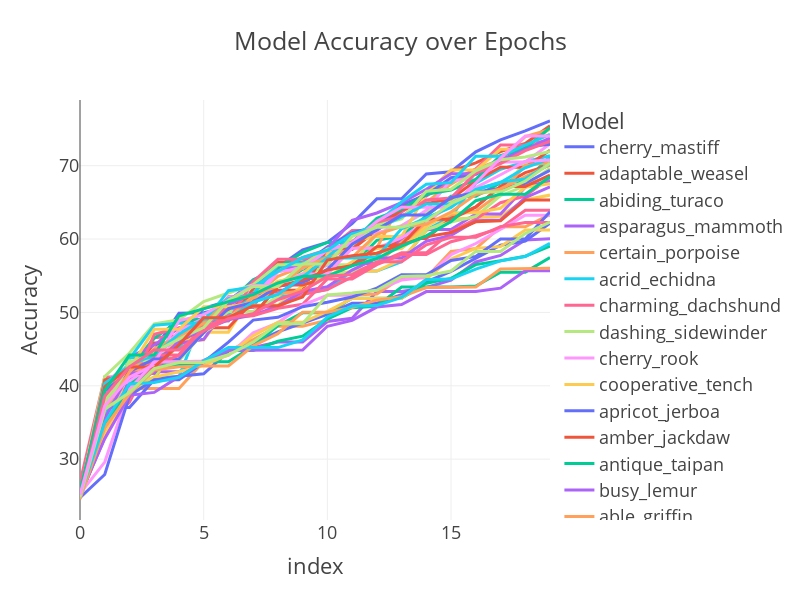

This figure's notebook cell:
### Code cell
epochs_data=train_data_cum.sort_values("best_acc",ascending= False).iloc[:,:20].T.reset_index(drop=True).reset_index().melt(id_vars='index', var_name='Model', value_name='Accuracy')

import plotly.express as px
fig = px.line(epochs_data, x='index', y='Accuracy', color='Model', title='Model Accuracy over Epochs')
fig.update_layout(height=600, width=800, template="presentation")
fig

### Figure 1 — Plotly figure (JSON) as saved in the notebook; plotly's stock layout.template omitted (floating-point values rounded to 4 significant figures)
{"data": [{"hovertemplate": "Model=cherry_mastiff<br>index=%{x}<br>Accuracy=%{y}<extra></extra>", "legendgroup": "cherry_mastiff", "line": {"color": "#636efa", "dash": "solid"}, "marker": {"symbol": "circle"}, "mode": "lines", "name": "cherry_mastiff", "orientation": "v", "showlegend": true, "type": "scatter", "x": [0, 1, 2, 3, 4, 5, 6, 7, 8, 9, 10, 11, 12, 13, 14, 15, 16, 17, 18, 19], "xaxis": "x", "y": [25.32, 34.78, 38.4, 44.87, 49.89, 49.97, 50.72, 50.72, 56.18, 58.53, 59.55, 62.09, 65.48, 65.48, 68.87, 69.17, 71.89, 73.52, 74.74, 76.09], "yaxis": "y"}, {"hovertemplate": "Model=adaptable_weasel<br>index=%{x}<br>Accuracy=%{y}<extra></extra>", "legendgroup": "adaptable_weasel", "line": {"color": "#EF553B", "dash": "solid"}, "marker": {"symbol": "circle"}, "mode": "lines", "name": "adaptable_weasel", "orientation": "v", "showlegend": true, "type": "scatter", "x": [0, 1, 2, 3, 4, 5, 6, 7, 8, 9, 10, 11, 12, 13, 14, 15, 16, 17, 18, 19], "xaxis": "x", "y": [24.76, 40.39, 41.26, 45.83, 45.83, 48.85, 48.85, 53.18, 56.82, 56.82, 58.58, 58.58, 61.23, 64.26, 66.24, 69.26, 70.39, 71.93, 73.02, 75.43], "yaxis": "y"}, {"hovertemplate": "Model=abiding_turaco<br>index=%{x}<br>Accuracy=%{y}<extra></extra>", "legendgroup": "abiding_turaco", "line": {"color": "#00cc96", "dash": "solid"}, "marker": {"symbol": "circle"}, "mode": "lines", "name": "abiding_turaco", "orientation": "v", "showlegend": true, "type": "scatter", "x": [0, 1, 2, 3, 4, 5, 6, 7, 8, 9, 10, 11, 12, 13, 14, 15, 16, 17, 18, 19], "xaxis": "x", "y": [25.65, 38.59, 41.29, 43.52, 43.52, 47.83, 49.6, 49.6, 53.6, 55.89, 56.39, 56.39, 59.83, 60.43, 63.14, 65.82, 65.82, 67.64, 67.91, 71.21], "yaxis": "y"}, {"hovertemplate": "Model=asparagus_mammoth<br>index=%{x}<br>Accuracy=%{y}<extra></extra>", "legendgroup": "asparagus_mammoth", "line": {"color": "#ab63fa", "dash": "solid"}, "marker": {"symbol": "circle"}, "mode": "lines", "name": "asparagus_mammoth", "orientation": "v", "showlegend": true, "type": "scatter", "x": [0, 1, 2, 3, 4, 5, 6, 7, 8, 9, 10, 11, 12, 13, 14, 15, 16, 17, 18, 19], "xaxis": "x", "y": [24.88, 33.47, 39.63, 41.93, 41.93, 43.43, 44.97, 45.21, 45.98, 45.98, 48.76, 49.2, 52.85, 52.85, 53.4, 54.41, 56.88, 57.77, 59.87, 60.05], "yaxis": "y"}, {"hovertemplate": "Model=certain_porpoise<br>index=%{x}<br>Accuracy=%{y}<extra></extra>", "legendgroup": "certain_porpoise", "line": {"color": "#FFA15A", "dash": "solid"}, "marker": {"symbol": "circle"}, "mode": "lines", "name": "certain_porpoise", "orientation": "v", "showlegend": true, "type": "scatter", "x": [0, 1, 2, 3, 4, 5, 6, 7, 8, 9, 10, 11, 12, 13, 14, 15, 16, 17, 18, 19], "xaxis": "x", "y": [25.21, 35.38, 40.84, 40.84, 46.39, 48.52, 50.06, 52.09, 54.93, 56.26, 57.45, 58.81, 58.81, 65.01, 65.01, 67.49, 69.55, 70.78, 73.96, 74.95], "yaxis": "y"}, {"hovertemplate": "Model=acrid_echidna<br>index=%{x}<br>Accuracy=%{y}<extra></extra>", "legendgroup": "acrid_echidna", "line": {"color": "#19d3f3", "dash": "solid"}, "marker": {"symbol": "circle"}, "mode": "lines", "name": "acrid_echidna", "orientation": "v", "showlegend": true, "type": "scatter", "x": [0, 1, 2, 3, 4, 5, 6, 7, 8, 9, 10, 11, 12, 13, 14, 15, 16, 17, 18, 19], "xaxis": "x", "y": [24.76, 38.91, 38.91, 41.21, 41.21, 49.83, 49.83, 52.15, 52.15, 52.49, 53.13, 55.64, 55.64, 56.91, 61.24, 63.02, 67.63, 69.51, 70.53, 71.35], "yaxis": "y"}, {"hovertemplate": "Model=charming_dachshund<br>index=%{x}<br>Accuracy=%{y}<extra></extra>", "legendgroup": "charming_dachshund", "line": {"color": "#FF6692", "dash": "solid"}, "marker": {"symbol": "circle"}, "mode": "lines", "name": "charming_dachshund", "orientation": "v", "showlegend": true, "type": "scatter", "x": [0, 1, 2, 3, 4, 5, 6, 7, 8, 9, 10, 11, 12, 13, 14, 15, 16, 17, 18, 19], "xaxis": "x", "y": [26.81, 41.21, 41.21, 46.53, 46.84, 48.14, 52.13, 52.13, 56.04, 57.49, 58.56, 61.15, 61.15, 63.68, 65.87, 67.89, 69.53, 72.83, 72.83, 73.49], "yaxis": "y"}, {"hovertemplate": "Model=dashing_sidewinder<br>index=%{x}<br>Accuracy=%{y}<extra></extra>", "legendgroup": "dashing_sidewinder", "line": {"color": "#B6E880", "dash": "solid"}, "marker": {"symbol": "circle"}, "mode": "lines", "name": "dashing_sidewinder", "orientation": "v", "showlegend": true, "type": "scatter", "x": [0, 1, 2, 3, 4, 5, 6, 7, 8, 9, 10, 11, 12, 13, 14, 15, 16, 17, 18, 19], "xaxis": "x", "y": [24.76, 38.23, 40.43, 41.15, 45.93, 47.67, 50.13, 50.13, 52.17, 54.75, 56.5, 56.5, 60.73, 61.83, 63.73, 65.21, 66.39, 66.65, 70.38, 70.38], "yaxis": "y"}, {"hovertemplate": "Model=cherry_rook<br>index=%{x}<br>Accuracy=%{y}<extra></extra>", "legendgroup": "cherry_rook", "line": {"color": "#FF97FF", "dash": "solid"}, "marker": {"symbol": "circle"}, "mode": "lines", "name": "cherry_rook", "orientation": "v", "showlegend": true, "type": "scatter", "x": [0, 1, 2, 3, 4, 5, 6, 7, 8, 9, 10, 11, 12, 13, 14, 15, 16, 17, 18, 19], "xaxis": "x", "y": [24.94, 40.52, 42.85, 42.85, 46.59, 47.67, 52.05, 52.4, 55.53, 56.38, 56.38, 60.84, 60.84, 61.77, 63.93, 68.06, 68.06, 70.51, 70.51, 72.96], "yaxis": "y"}, {"hovertemplate": "Model=cooperative_tench<br>index=%{x}<br>Accuracy=%{y}<extra></extra>", "legendgroup": "cooperative_tench", "line": {"color": "#FECB52", "dash": "solid"}, "marker": {"symbol": "circle"}, "mode": "lines", "name": "cooperative_tench", "orientation": "v", "showlegend": true, "type": "scatter", "x": [0, 1, 2, 3, 4, 5, 6, 7, 8, 9, 10, 11, 12, 13, 14, 15, 16, 17, 18, 19], "xaxis": "x", "y": [25.4, 39.16, 39.16, 45.07, 46.27, 47.31, 47.31, 52.61, 54.17, 55.29, 58.08, 59.77, 60.35, 60.35, 66.13, 69.4, 69.4, 72.23, 72.23, 75.08], "yaxis": "y"}, {"hovertemplate": "Model=apricot_jerboa<br>index=%{x}<br>Accuracy=%{y}<extra></extra>", "legendgroup": "apricot_jerboa", "line": {"color": "#636efa", "dash": "solid"}, "marker": {"symbol": "circle"}, "mode": "lines", "name": "apricot_jerboa", "orientation": "v", "showlegend": true, "type": "scatter", "x": [0, 1, 2, 3, 4, 5, 6, 7, 8, 9, 10, 11, 12, 13, 14, 15, 16, 17, 18, 19], "xaxis": "x", "y": [25.66, 37.21, 41.82, 44.13, 46.69, 50.56, 51.55, 54.15, 56.45, 56.45, 58.92, 60.87, 61.69, 64.7, 65.99, 68.38, 68.83, 70.58, 72.55, 72.91], "yaxis": "y"}, {"hovertemplate": "Model=amber_jackdaw<br>index=%{x}<br>Accuracy=%{y}<extra></extra>", "legendgroup": "amber_jackdaw", "line": {"color": "#EF553B", "dash": "solid"}, "marker": {"symbol": "circle"}, "mode": "lines", "name": "amber_jackdaw", "orientation": "v", "showlegend": true, "type": "scatter", "x": [0, 1, 2, 3, 4, 5, 6, 7, 8, 9, 10, 11, 12, 13, 14, 15, 16, 17, 18, 19], "xaxis": "x", "y": [25.21, 37.87, 42.21, 42.21, 45.84, 48.91, 50.41, 52.55, 53.02, 53.02, 58.75, 58.75, 61.56, 63.97, 64.83, 65.49, 67.95, 69.79, 69.79, 72.11], "yaxis": "y"}, {"hovertemplate": "Model=antique_taipan<br>index=%{x}<br>Accuracy=%{y}<extra></extra>", "legendgroup": "antique_taipan", "line": {"color": "#00cc96", "dash": "solid"}, "marker": {"symbol": "circle"}, "mode": "lines", "name": "antique_taipan", "orientation": "v", "showlegend": true, "type": "scatter", "x": [0, 1, 2, 3, 4, 5, 6, 7, 8, 9, 10, 11, 12, 13, 14, 15, 16, 17, 18, 19], "xaxis": "x", "y": [24.76, 40.31, 42.39, 46.49, 48.82, 49.11, 51.29, 54.45, 56.09, 58.18, 59.54, 59.54, 62.83, 64.07, 66.09, 66.68, 68.13, 71.39, 72.29, 75.2], "yaxis": "y"}, {"hovertemplate": "Model=busy_lemur<br>index=%{x}<br>Accuracy=%{y}<extra></extra>", "legendgroup": "busy_lemur", "line": {"color": "#ab63fa", "dash": "solid"}, "marker": {"symbol": "circle"}, "mode": "lines", "name": "busy_lemur", "orientation": "v", "showlegend": true, "type": "scatter", "x": [0, 1, 2, 3, 4, 5, 6, 7, 8, 9, 10, 11, 12, 13, 14, 15, 16, 17, 18, 19], "xaxis": "x", "y": [25.21, 34.01, 43.89, 45.55, 47.89, 47.95, 51.41, 54.23, 55.59, 56.75, 58.64, 62.57, 63.55, 64.95, 66.79, 68.91, 68.91, 70.77, 72.17, 73.79], "yaxis": "y"}, {"hovertemplate": "Model=able_griffin<br>index=%{x}<br>Accuracy=%{y}<extra></extra>", "legendgroup": "able_griffin", "line": {"color": "#FFA15A", "dash": "solid"}, "marker": {"symbol": "circle"}, "mode": "lines", "name": "able_griffin", "orientation": "v", "showlegend": true, "type": "scatter", "x": [0, 1, 2, 3, 4, 5, 6, 7, 8, 9, 10, 11, 12, 13, 14, 15, 16, 17, 18, 19], "xaxis": "x", "y": [24.76, 35.77, 39.63, 39.63, 39.63, 43.31, 44.77, 46.29, 48.11, 48.11, 48.94, 52.39, 52.51, 54.74, 54.74, 58.32, 58.7, 61.67, 61.67, 63.33], "yaxis": "y"}, {"hovertemplate": "Model=aboriginal_okapi<br>index=%{x}<br>Accuracy=%{y}<extra></extra>", "legendgroup": "aboriginal_okapi", "line": {"color": "#19d3f3", "dash": "solid"}, "marker": {"symbol": "circle"}, "mode": "lines", "name": "aboriginal_okapi", "orientation": "v", "showlegend": true, "type": "scatter", "x": [0, 1, 2, 3, 4, 5, 6, 7, 8, 9, 10, 11, 12, 13, 14, 15, 16, 17, 18, 19], "xaxis": "x", "y": [24.96, 34.6, 43.81, 43.81, 45.21, 48.97, 51.87, 52.53, 56.39, 56.77, 57.55, 60.4, 62.16, 65.07, 67.48, 67.69, 71.28, 71.28, 72.79, 74.27], "yaxis": "y"}, {"hovertemplate": "Model=daffodil_mackerel<br>index=%{x}<br>Accuracy=%{y}<extra></extra>", "legendgroup": "daffodil_mackerel", "line": {"color": "#FF6692", "dash": "solid"}, "marker": {"symbol": "circle"}, "mode": "lines", "name": "daffodil_mackerel", "orientation": "v", "showlegend": true, "type": "scatter", "x": [0, 1, 2, 3, 4, 5, 6, 7, 8, 9, 10, 11, 12, 13, 14, 15, 16, 17, 18, 19], "xaxis": "x", "y": [25.09, 36.23, 38.93, 47.02, 47.88, 48.87, 48.87, 54.19, 57.24, 57.24, 58.43, 59.59, 62.3, 63.09, 65.32, 65.61, 68.99, 70.29, 72.05, 73.32], "yaxis": "y"}, {"hovertemplate": "Model=calculating_coyote<br>index=%{x}<br>Accuracy=%{y}<extra></extra>", "legendgroup": "calculating_coyote", "line": {"color": "#B6E880", "dash": "solid"}, "marker": {"symbol": "circle"}, "mode": "lines", "name": "calculating_coyote", "orientation": "v", "showlegend": true, "type": "scatter", "x": [0, 1, 2, 3, 4, 5, 6, 7, 8, 9, 10, 11, 12, 13, 14, 15, 16, 17, 18, 19], "xaxis": "x", "y": [25.21, 41.28, 44.46, 48.43, 48.99, 51.47, 52.65, 53.77, 56.51, 56.51, 58.64, 59.17, 61.86, 62.74, 66.52, 66.79, 69.29, 70.8, 71.19, 71.95], "yaxis": "y"}, {"hovertemplate": "Model=devious_cicada<br>index=%{x}<br>Accuracy=%{y}<extra></extra>", "legendgroup": "devious_cicada", "line": {"color": "#FF97FF", "dash": "solid"}, "marker": {"symbol": "circle"}, "mode": "lines", "name": "devious_cicada", "orientation": "v", "showlegend": true, "type": "scatter", "x": [0, 1, 2, 3, 4, 5, 6, 7, 8, 9, 10, 11, 12, 13, 14, 15, 16, 17, 18, 19], "xaxis": "x", "y": [24.99, 37.99, 39.17, 43.44, 47.52, 49.21, 49.21, 51.29, 55.57, 55.99, 58.46, 59.52, 62.42, 64.33, 64.33, 64.35, 67.64, 71.02, 74.04, 74.04], "yaxis": "y"}, {"hovertemplate": "Model=competent_bee<br>index=%{x}<br>Accuracy=%{y}<extra></extra>", "legendgroup": "competent_bee", "line": {"color": "#FECB52", "dash": "solid"}, "marker": {"symbol": "circle"}, "mode": "lines", "name": "competent_bee", "orientation": "v", "showlegend": true, "type": "scatter", "x": [0, 1, 2, 3, 4, 5, 6, 7, 8, 9, 10, 11, 12, 13, 14, 15, 16, 17, 18, 19], "xaxis": "x", "y": [24.81, 35.2, 41.79, 42.68, 46.23, 46.23, 50.79, 50.99, 50.99, 53.63, 55.19, 55.57, 55.65, 57.2, 61.1, 62.71, 62.9, 63.1, 65.37, 65.99], "yaxis": "y"}, {"hovertemplate": "Model=dazzling_polecat<br>index=%{x}<br>Accuracy=%{y}<extra></extra>", "legendgroup": "dazzling_polecat", "line": {"color": "#636efa", "dash": "solid"}, "marker": {"symbol": "circle"}, "mode": "lines", "name": "dazzling_polecat", "orientation": "v", "showlegend": true, "type": "scatter", "x": [0, 1, 2, 3, 4, 5, 6, 7, 8, 9, 10, 11, 12, 13, 14, 15, 16, 17, 18, 19], "xaxis": "x", "y": [25.21, 37.05, 37.05, 40.84, 41.31, 41.63, 44.65, 45.77, 47.34, 48.51, 49.75, 51.26, 51.26, 52.41, 54.17, 55.59, 57.37, 59.15, 59.74, 62.17], "yaxis": "y"}, {"hovertemplate": "Model=axiomatic_wallaby<br>index=%{x}<br>Accuracy=%{y}<extra></extra>", "legendgroup": "axiomatic_wallaby", "line": {"color": "#EF553B", "dash": "solid"}, "marker": {"symbol": "circle"}, "mode": "lines", "name": "axiomatic_wallaby", "orientation": "v", "showlegend": true, "type": "scatter", "x": [0, 1, 2, 3, 4, 5, 6, 7, 8, 9, 10, 11, 12, 13, 14, 15, 16, 17, 18, 19], "xaxis": "x", "y": [25.09, 39.01, 41.56, 43.09, 45.97, 47.9, 47.9, 51.54, 53.73, 53.73, 54.72, 56.56, 57.92, 60.06, 60.06, 62.84, 64.39, 67.18, 69.05, 70.07], "yaxis": "y"}, {"hovertemplate": "Model=adept_weasel<br>index=%{x}<br>Accuracy=%{y}<extra></extra>", "legendgroup": "adept_weasel", "line": {"color": "#00cc96", "dash": "solid"}, "marker": {"symbol": "circle"}, "mode": "lines", "name": "adept_weasel", "orientation": "v", "showlegend": true, "type": "scatter", "x": [0, 1, 2, 3, 4, 5, 6, 7, 8, 9, 10, 11, 12, 13, 14, 15, 16, 17, 18, 19], "xaxis": "x", "y": [25.21, 38.52, 41.16, 42.88, 42.88, 43.28, 43.28, 45.38, 48.19, 49.94, 49.94, 51.93, 51.93, 51.93, 53.97, 54.64, 56.52, 57.03, 57.66, 59.03], "yaxis": "y"}, {"hovertemplate": "Model=carrot_chameleon<br>index=%{x}<br>Accuracy=%{y}<extra></extra>", "legendgroup": "carrot_chameleon", "line": {"color": "#ab63fa", "dash": "solid"}, "marker": {"symbol": "circle"}, "mode": "lines", "name": "carrot_chameleon", "orientation": "v", "showlegend": true, "type": "scatter", "x": [0, 1, 2, 3, 4, 5, 6, 7, 8, 9, 10, 11, 12, 13, 14, 15, 16, 17, 18, 19], "xaxis": "x", "y": [24.94, 32.83, 40.89, 43.05, 45.81, 46.33, 51.03, 52.59, 52.59, 54.63, 54.63, 56.68, 56.68, 59.88, 61.3, 61.3, 63.42, 63.42, 67.08, 67.97], "yaxis": "y"}, {"hovertemplate": "Model=adept_orangutan<br>index=%{x}<br>Accuracy=%{y}<extra></extra>", "legendgroup": "adept_orangutan", "line": {"color": "#FFA15A", "dash": "solid"}, "marker": {"symbol": "circle"}, "mode": "lines", "name": "adept_orangutan", "orientation": "v", "showlegend": true, "type": "scatter", "x": [0, 1, 2, 3, 4, 5, 6, 7, 8, 9, 10, 11, 12, 13, 14, 15, 16, 17, 18, 19], "xaxis": "x", "y": [25.09, 39.09, 41.43, 43.55, 43.55, 49.25, 49.25, 52.03, 52.49, 52.99, 54.84, 55.46, 56.62, 59.57, 61.96, 63.31, 63.79, 66.27, 70.05, 70.39], "yaxis": "y"}, {"hovertemplate": "Model=capable_mussel<br>index=%{x}<br>Accuracy=%{y}<extra></extra>", "legendgroup": "capable_mussel", "line": {"color": "#19d3f3", "dash": "solid"}, "marker": {"symbol": "circle"}, "mode": "lines", "name": "capable_mussel", "orientation": "v", "showlegend": true, "type": "scatter", "x": [0, 1, 2, 3, 4, 5, 6, 7, 8, 9, 10, 11, 12, 13, 14, 15, 16, 17, 18, 19], "xaxis": "x", "y": [24.88, 35.82, 43.66, 48.25, 48.52, 48.52, 52.96, 53.47, 55.57, 57.45, 58.47, 60.73, 61.4, 63.01, 64.79, 64.79, 66.69, 67.7, 69.72, 70.97], "yaxis": "y"}, {"hovertemplate": "Model=delicate_swift<br>index=%{x}<br>Accuracy=%{y}<extra></extra>", "legendgroup": "delicate_swift", "line": {"color": "#FF6692", "dash": "solid"}, "marker": {"symbol": "circle"}, "mode": "lines", "name": "delicate_swift", "orientation": "v", "showlegend": true, "type": "scatter", "x": [0, 1, 2, 3, 4, 5, 6, 7, 8, 9, 10, 11, 12, 13, 14, 15, 16, 17, 18, 19], "xaxis": "x", "y": [25.19, 34.36, 37.78, 44.19, 44.24, 48.23, 50.75, 50.75, 50.75, 52.47, 53.13, 54.83, 56.69, 58.13, 58.13, 60.99, 62.73, 64.95, 65.85, 68.4], "yaxis": "y"}, {"hovertemplate": "Model=cocky_gerbil<br>index=%{x}<br>Accuracy=%{y}<extra></extra>", "legendgroup": "cocky_gerbil", "line": {"color": "#B6E880", "dash": "solid"}, "marker": {"symbol": "circle"}, "mode": "lines", "name": "cocky_gerbil", "orientation": "v", "showlegend": true, "type": "scatter", "x": [0, 1, 2, 3, 4, 5, 6, 7, 8, 9, 10, 11, 12, 13, 14, 15, 16, 17, 18, 19], "xaxis": "x", "y": [24.94, 37.81, 43.4, 43.4, 43.4, 47.27, 49.35, 50.98, 50.98, 52.86, 55.33, 55.33, 58.11, 58.73, 61.31, 62.31, 63.09, 65.91, 67.26, 69.65], "yaxis": "y"}, {"hovertemplate": "Model=able_fennec<br>index=%{x}<br>Accuracy=%{y}<extra></extra>", "legendgroup": "able_fennec", "line": {"color": "#FF97FF", "dash": "solid"}, "marker": {"symbol": "circle"}, "mode": "lines", "name": "able_fennec", "orientation": "v", "showlegend": true, "type": "scatter", "x": [0, 1, 2, 3, 4, 5, 6, 7, 8, 9, 10, 11, 12, 13, 14, 15, 16, 17, 18, 19], "xaxis": "x", "y": [24.76, 39.2, 40.58, 43.05, 48.85, 49.69, 51.64, 53.68, 53.68, 55.25, 55.25, 58.73, 58.73, 60.18, 62.34, 64.68, 67.01, 68.77, 70.58, 70.79], "yaxis": "y"}, {"hovertemplate": "Model=cerulean_galago<br>index=%{x}<br>Accuracy=%{y}<extra></extra>", "legendgroup": "cerulean_galago", "line": {"color": "#FECB52", "dash": "solid"}, "marker": {"symbol": "circle"}, "mode": "lines", "name": "cerulean_galago", "orientation": "v", "showlegend": true, "type": "scatter", "x": [0, 1, 2, 3, 4, 5, 6, 7, 8, 9, 10, 11, 12, 13, 14, 15, 16, 17, 18, 19], "xaxis": "x", "y": [24.94, 39.81, 42.26, 47.69, 47.69, 50.77, 50.77, 51.27, 54.27, 54.77, 54.77, 56.91, 58.76, 58.76, 61.73, 63.57, 63.57, 64.2, 67.06, 67.53], "yaxis": "y"}, {"hovertemplate": "Model=divergent_mole<br>index=%{x}<br>Accuracy=%{y}<extra></extra>", "legendgroup": "divergent_mole", "line": {"color": "#636efa", "dash": "solid"}, "marker": {"symbol": "circle"}, "mode": "lines", "name": "divergent_mole", "orientation": "v", "showlegend": true, "type": "scatter", "x": [0, 1, 2, 3, 4, 5, 6, 7, 8, 9, 10, 11, 12, 13, 14, 15, 16, 17, 18, 19], "xaxis": "x", "y": [24.94, 39.29, 41.93, 43.65, 43.65, 47.25, 50.53, 51.37, 53.57, 54.11, 55.86, 59.29, 61.25, 63.29, 63.29, 65.63, 66.38, 66.92, 67.59, 69.36], "yaxis": "y"}, {"hovertemplate": "Model=adept_sponge<br>index=%{x}<br>Accuracy=%{y}<extra></extra>", "legendgroup": "adept_sponge", "line": {"color": "#EF553B", "dash": "solid"}, "marker": {"symbol": "circle"}, "mode": "lines", "name": "adept_sponge", "orientation": "v", "showlegend": true, "type": "scatter", "x": [0, 1, 2, 3, 4, 5, 6, 7, 8, 9, 10, 11, 12, 13, 14, 15, 16, 17, 18, 19], "xaxis": "x", "y": [24.76, 40.79, 41.71, 41.71, 46.22, 47.57, 49.36, 49.58, 53.53, 54.44, 55.77, 56.39, 58.97, 59.25, 62.7, 62.7, 64.34, 67.17, 67.17, 68.71], "yaxis": "y"}, {"hovertemplate": "Model=daffy_mongrel<br>index=%{x}<br>Accuracy=%{y}<extra></extra>", "legendgroup": "daffy_mongrel", "line": {"color": "#00cc96", "dash": "solid"}, "marker": {"symbol": "circle"}, "mode": "lines", "name": "daffy_mongrel", "orientation": "v", "showlegend": true, "type": "scatter", "x": [0, 1, 2, 3, 4, 5, 6, 7, 8, 9, 10, 11, 12, 13, 14, 15, 16, 17, 18, 19], "xaxis": "x", "y": [25.1, 34.25, 40.17, 42.4, 42.79, 42.96, 44.82, 44.82, 46.07, 46.76, 49.1, 50.65, 50.84, 53.47, 53.47, 53.47, 53.59, 55.49, 55.49, 57.48], "yaxis": "y"}, {"hovertemplate": "Model=azure_asp<br>index=%{x}<br>Accuracy=%{y}<extra></extra>", "legendgroup": "azure_asp", "line": {"color": "#ab63fa", "dash": "solid"}, "marker": {"symbol": "circle"}, "mode": "lines", "name": "azure_asp", "orientation": "v", "showlegend": true, "type": "scatter", "x": [0, 1, 2, 3, 4, 5, 6, 7, 8, 9, 10, 11, 12, 13, 14, 15, 16, 17, 18, 19], "xaxis": "x", "y": [25.03, 35.52, 41.75, 41.75, 46.23, 47.59, 49, 49.63, 50.87, 52.85, 53.51, 55.77, 57.41, 57.41, 59.7, 60.49, 62.49, 62.61, 65.63, 67.11], "yaxis": "y"}, {"hovertemplate": "Model=bizarre_grouse<br>index=%{x}<br>Accuracy=%{y}<extra></extra>", "legendgroup": "bizarre_grouse", "line": {"color": "#FFA15A", "dash": "solid"}, "marker": {"symbol": "circle"}, "mode": "lines", "name": "bizarre_grouse", "orientation": "v", "showlegend": true, "type": "scatter", "x": [0, 1, 2, 3, 4, 5, 6, 7, 8, 9, 10, 11, 12, 13, 14, 15, 16, 17, 18, 19], "xaxis": "x", "y": [24.81, 36.72, 41.89, 45.02, 46.77, 48.53, 51.57, 52.37, 53.57, 56.07, 57.52, 57.52, 60.63, 61.69, 62.02, 63.69, 66.06, 66.83, 68.51, 70.13], "yaxis": "y"}, {"hovertemplate": "Model=beige_panther<br>index=%{x}<br>Accuracy=%{y}<extra></extra>", "legendgroup": "beige_panther", "line": {"color": "#19d3f3", "dash": "solid"}, "marker": {"symbol": "circle"}, "mode": "lines", "name": "beige_panther", "orientation": "v", "showlegend": true, "type": "scatter", "x": [0, 1, 2, 3, 4, 5, 6, 7, 8, 9, 10, 11, 12, 13, 14, 15, 16, 17, 18, 19], "xaxis": "x", "y": [25.11, 40.33, 42.77, 44.22, 47.03, 49.11, 49.11, 51.39, 52.46, 54.82, 57.43, 57.43, 57.57, 61.39, 62.87, 64.31, 66.77, 67.76, 68.2, 70.25], "yaxis": "y"}, {"hovertemplate": "Model=bold_mouse<br>index=%{x}<br>Accuracy=%{y}<extra></extra>", "legendgroup": "bold_mouse", "line": {"color": "#FF6692", "dash": "solid"}, "marker": {"symbol": "circle"}, "mode": "lines", "name": "bold_mouse", "orientation": "v", "showlegend": true, "type": "scatter", "x": [0, 1, 2, 3, 4, 5, 6, 7, 8, 9, 10, 11, 12, 13, 14, 15, 16, 17, 18, 19], "xaxis": "x", "y": [24.76, 33.49, 38.61, 42.73, 44.17, 47.88, 49.54, 49.54, 50.57, 51.1, 54.56, 54.56, 56.51, 57.89, 57.89, 59.63, 60.47, 61.49, 63.91, 63.91], "yaxis": "y"}, {"hovertemplate": "Model=delicate_lemur<br>index=%{x}<br>Accuracy=%{y}<extra></extra>", "legendgroup": "delicate_lemur", "line": {"color": "#B6E880", "dash": "solid"}, "marker": {"symbol": "circle"}, "mode": "lines", "name": "delicate_lemur", "orientation": "v", "showlegend": true, "type": "scatter", "x": [0, 1, 2, 3, 4, 5, 6, 7, 8, 9, 10, 11, 12, 13, 14, 15, 16, 17, 18, 19], "xaxis": "x", "y": [24.76, 37.04, 42.97, 44.61, 46.37, 47.93, 51.63, 53.54, 53.54, 56.61, 56.61, 60.36, 61.61, 61.61, 62.5, 64.84, 66.4, 66.4, 67.89, 70.33], "yaxis": "y"}, {"hovertemplate": "Model=astute_ape<br>index=%{x}<br>Accuracy=%{y}<extra></extra>", "legendgroup": "astute_ape", "line": {"color": "#FF97FF", "dash": "solid"}, "marker": {"symbol": "circle"}, "mode": "lines", "name": "astute_ape", "orientation": "v", "showlegend": true, "type": "scatter", "x": [0, 1, 2, 3, 4, 5, 6, 7, 8, 9, 10, 11, 12, 13, 14, 15, 16, 17, 18, 19], "xaxis": "x", "y": [25.3, 29.6, 39.52, 43.24, 43.29, 43.39, 44.14, 47.23, 48.58, 50.99, 52.34, 52.34, 53.07, 54.41, 54.79, 57.89, 59.39, 61.29, 63.24, 63.24], "yaxis": "y"}, {"hovertemplate": "Model=abstract_spoonbill<br>index=%{x}<br>Accuracy=%{y}<extra></extra>", "legendgroup": "abstract_spoonbill", "line": {"color": "#FECB52", "dash": "solid"}, "marker": {"symbol": "circle"}, "mode": "lines", "name": "abstract_spoonbill", "orientation": "v", "showlegend": true, "type": "scatter", "x": [0, 1, 2, 3, 4, 5, 6, 7, 8, 9, 10, 11, 12, 13, 14, 15, 16, 17, 18, 19], "xaxis": "x", "y": [25.09, 33.59, 39.2, 41.17, 41.91, 42.81, 44.19, 46.83, 48.65, 48.65, 50.14, 51.91, 51.91, 51.91, 54.57, 57.29, 58.73, 58.99, 61.23, 61.23], "yaxis": "y"}, {"hovertemplate": "Model=benign_jackrabbit<br>index=%{x}<br>Accuracy=%{y}<extra></extra>", "legendgroup": "benign_jackrabbit", "line": {"color": "#636efa", "dash": "solid"}, "marker": {"symbol": "circle"}, "mode": "lines", "name": "benign_jackrabbit", "orientation": "v", "showlegend": true, "type": "scatter", "x": [0, 1, 2, 3, 4, 5, 6, 7, 8, 9, 10, 11, 12, 13, 14, 15, 16, 17, 18, 19], "xaxis": "x", "y": [24.74, 27.91, 38.67, 40.83, 40.83, 43.21, 45.96, 48.95, 49.33, 50.78, 51.39, 52.11, 53.31, 55.12, 55.12, 57.08, 57.64, 60, 60, 63.72], "yaxis": "y"}, {"hovertemplate": "Model=didactic_turkey<br>index=%{x}<br>Accuracy=%{y}<extra></extra>", "legendgroup": "didactic_turkey", "line": {"color": "#EF553B", "dash": "solid"}, "marker": {"symbol": "circle"}, "mode": "lines", "name": "didactic_turkey", "orientation": "v", "showlegend": true, "type": "scatter", "x": [0, 1, 2, 3, 4, 5, 6, 7, 8, 9, 10, 11, 12, 13, 14, 15, 16, 17, 18, 19], "xaxis": "x", "y": [25.21, 39.85, 42.57, 42.57, 45.58, 49.29, 49.29, 50.91, 50.91, 52.09, 57.13, 57.73, 58.06, 59.24, 60.3, 60.89, 62.35, 62.48, 65.33, 65.33], "yaxis": "y"}, {"hovertemplate": "Model=axiomatic_vole<br>index=%{x}<br>Accuracy=%{y}<extra></extra>", "legendgroup": "axiomatic_vole", "line": {"color": "#00cc96", "dash": "solid"}, "marker": {"symbol": "circle"}, "mode": "lines", "name": "axiomatic_vole", "orientation": "v", "showlegend": true, "type": "scatter", "x": [0, 1, 2, 3, 4, 5, 6, 7, 8, 9, 10, 11, 12, 13, 14, 15, 16, 17, 18, 19], "xaxis": "x", "y": [25.68, 39.35, 44.18, 44.18, 49.53, 50.51, 51.41, 52.43, 54.01, 54.92, 54.96, 56.34, 57.33, 59.04, 60.44, 62.39, 65.23, 66.12, 66.12, 68.48], "yaxis": "y"}, {"hovertemplate": "Model=deft_alpaca<br>index=%{x}<br>Accuracy=%{y}<extra></extra>", "legendgroup": "deft_alpaca", "line": {"color": "#ab63fa", "dash": "solid"}, "marker": {"symbol": "circle"}, "mode": "lines", "name": "deft_alpaca", "orientation": "v", "showlegend": true, "type": "scatter", "x": [0, 1, 2, 3, 4, 5, 6, 7, 8, 9, 10, 11, 12, 13, 14, 15, 16, 17, 18, 19], "xaxis": "x", "y": [25.21, 32.79, 38.7, 39.1, 41.25, 43.2, 44.83, 44.83, 44.88, 44.88, 48.11, 48.91, 50.73, 51.07, 52.84, 52.84, 52.84, 53.31, 55.67, 55.67], "yaxis": "y"}, {"hovertemplate": "Model=certain_mastodon<br>index=%{x}<br>Accuracy=%{y}<extra></extra>", "legendgroup": "certain_mastodon", "line": {"color": "#FFA15A", "dash": "solid"}, "marker": {"symbol": "circle"}, "mode": "lines", "name": "certain_mastodon", "orientation": "v", "showlegend": true, "type": "scatter", "x": [0, 1, 2, 3, 4, 5, 6, 7, 8, 9, 10, 11, 12, 13, 14, 15, 16, 17, 18, 19], "xaxis": "x", "y": [24.57, 34.29, 38.9, 42.15, 42.6, 42.71, 42.71, 45.43, 47.11, 50.03, 50.03, 50.67, 51.67, 52.15, 53.39, 53.46, 53.46, 55.92, 56.02, 56.02], "yaxis": "y"}, {"hovertemplate": "Model=capable_carp<br>index=%{x}<br>Accuracy=%{y}<extra></extra>", "legendgroup": "capable_carp", "line": {"color": "#19d3f3", "dash": "solid"}, "marker": {"symbol": "circle"}, "mode": "lines", "name": "capable_carp", "orientation": "v", "showlegend": true, "type": "scatter", "x": [0, 1, 2, 3, 4, 5, 6, 7, 8, 9, 10, 11, 12, 13, 14, 15, 16, 17, 18, 19], "xaxis": "x", "y": [25.09, 34.99, 40.25, 40.44, 41.14, 43.39, 45.21, 45.21, 45.21, 46.25, 49.39, 50.86, 50.93, 52.05, 54.49, 54.54, 55.91, 57.03, 57.61, 59.41], "yaxis": "y"}, {"hovertemplate": "Model=dancing_angelfish<br>index=%{x}<br>Accuracy=%{y}<extra></extra>", "legendgroup": "dancing_angelfish", "line": {"color": "#FF6692", "dash": "solid"}, "marker": {"symbol": "circle"}, "mode": "lines", "name": "dancing_angelfish", "orientation": "v", "showlegend": true, "type": "scatter", "x": [0, 1, 2, 3, 4, 5, 6, 7, 8, 9, 10, 11, 12, 13, 14, 15, 16, 17, 18, 19], "xaxis": "x", "y": [24.76, 38.59, 42.59, 44.87, 44.87, 47.48, 49.15, 49.84, 51.73, 52.9, 54.94, 55.16, 56.9, 56.9, 59.22, 60.23, 60.23, 61.67, 62.24, 62.24], "yaxis": "y"}, {"hovertemplate": "Model=diamond_tench<br>index=%{x}<br>Accuracy=%{y}<extra></extra>", "legendgroup": "diamond_tench", "line": {"color": "#B6E880", "dash": "solid"}, "marker": {"symbol": "circle"}, "mode": "lines", "name": "diamond_tench", "orientation": "v", "showlegend": true, "type": "scatter", "x": [0, 1, 2, 3, 4, 5, 6, 7, 8, 9, 10, 11, 12, 13, 14, 15, 16, 17, 18, 19], "xaxis": "x", "y": [24.79, 36.8, 39.07, 42.35, 43.17, 43.17, 44.23, 45.95, 48.45, 48.45, 52.37, 52.64, 53.03, 54.91, 55.01, 55.64, 58.32, 58.32, 60.75, 62.31], "yaxis": "y"}, {"hovertemplate": "Model=dramatic_impala<br>index=%{x}<br>Accuracy=%{y}<extra></extra>", "legendgroup": "dramatic_impala", "line": {"color": "#FF97FF", "dash": "solid"}, "marker": {"symbol": "circle"}, "mode": "lines", "name": "dramatic_impala", "orientation": "v", "showlegend": true, "type": "scatter", "x": [0, 1, 2, 3, 4, 5, 6, 7, 8, 9, 10, 11, 12, 13, 14, 15, 16, 17, 18, 19], "xaxis": "x", "y": [25.14, 37.26, 41.16, 42.89, null, null, null, null, null, null, null, null, null, null, null, null, null, null, null, null], "yaxis": "y"}], "layout": {"height": 600, "legend": {"title": {"text": "Model"}, "tracegroupgap": 0}, "title": {"text": "Model Accuracy over Epochs"}, "width": 800, "xaxis": {"anchor": "y", "autorange": true, "domain": [0, 1], "range": [0, 19], "title": {"text": "index"}, "type": "linear"}, "yaxis": {"anchor": "x", "autorange": true, "domain": [0, 1], "range": [21.71, 78.95], "title": {"text": "Accuracy"}, "type": "linear"}}}
